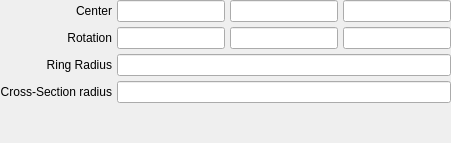
         <widget class="QWidget" name="torus">
          <layout class="QGridLayout" name="gridLayout_8">
           <property name="margin">
            <number>0</number>
           </property>
           <property name="spacing">
            <number>5</number>
           </property>
           <item row="0" column="2">
            <widget class="QLineEdit" name="lineedit_torus_translation_y"/>
           </item>
           <item row="0" column="0">
            <widget class="QLabel" name="label_66">
             <property name="text">
              <string>Center</string>
             </property>
             <property name="alignment">
              <set>Qt::AlignRight|Qt::AlignTrailing|Qt::AlignVCenter</set>
             </property>
            </widget>
           </item>
           <item row="4" column="0">
            <spacer name="verticalSpacer_11">
             <property name="orientation">
              <enum>Qt::Vertical</enum>
             </property>
             <property name="sizeHint" stdset="0">
              <size>
               <width>20</width>
               <height>40</height>
              </size>
             </property>
            </spacer>
           </item>
           <item row="2" column="0">
            <widget class="QLabel" name="label_65">
             <property name="text">
              <string>Ring Radius</string>
             </property>
             <property name="alignment">
              <set>Qt::AlignRight|Qt::AlignTrailing|Qt::AlignVCenter</set>
             </property>
            </widget>
           </item>
           <item row="1" column="0">
            <widget class="QLabel" name="label_67">
             <property name="text">
              <string>Rotation</string>
             </property>
             <property name="alignment">
              <set>Qt::AlignRight|Qt::AlignTrailing|Qt::AlignVCenter</set>
             </property>
            </widget>
           </item>
           <item row="3" column="0">
            <widget class="QLabel" name="label_68">
             <property name="text">
              <string>Cross-Section radius</string>
             </property>
             <property name="alignment">
              <set>Qt::AlignRight|Qt::AlignTrailing|Qt::AlignVCenter</set>
             </property>
            </widget>
           </item>
           <item row="0" column="3">
            <widget class="QLineEdit" name="lineedit_torus_translation_z"/>
           </item>
           <item row="1" column="1">
            <widget class="QLineEdit" name="lineedit_torus_rotation_x"/>
           </item>
           <item row="1" column="3">
            <widget class="QLineEdit" name="lineedit_torus_rotation_z"/>
           </item>
           <item row="1" column="2">
            <widget class="QLineEdit" name="lineedit_torus_rotation_y"/>
           </item>
           <item row="0" column="1">
            <widget class="QLineEdit" name="lineedit_torus_translation_x"/>
           </item>
           <item row="2" column="1" colspan="3">
            <widget class="QLineEdit" name="lineedit_torus_ringradius"/>
           </item>
           <item row="3" column="1" colspan="3">
            <widget class="QLineEdit" name="lineedit_torus_crosssectionradius"/>
           </item>
          </layout>
         </widget>
